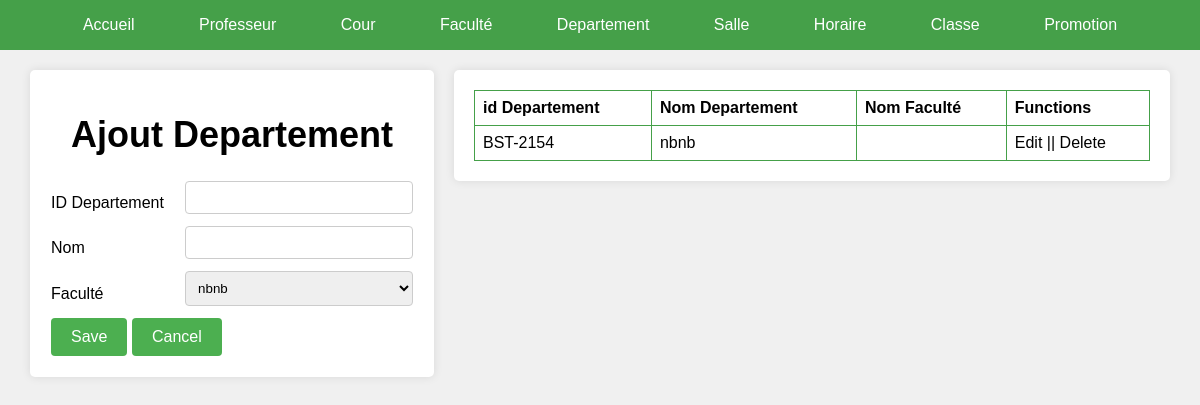
Before: /admin/GestionDepartement/Departement.php with the older database file.
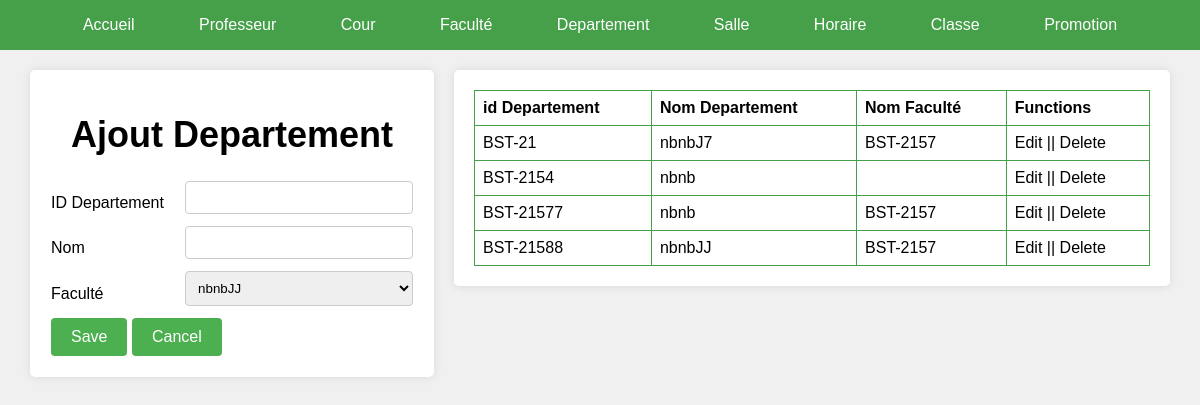
After: the same page with the newer database file.
### tables this page shows
CREATE TABLE `departement` (
  `idDepartement` varchar(20) NOT NULL,
  `nom` text NOT NULL,
  `Faculte` varchar(20) NOT NULL
);

### admin/GestionDepartement/Departement.php (the view, shortened to what this page needs)
<!DOCTYPE html>
<html>
<head>
</head>
<body>
<?php
    include("../Menu.php");
  ?>
  <div class="wrapper">
    <div class="form">
        <form method="POST">
        <h1>Ajout Departement</h1>
          <table>
            <tr>
              <td> ID Departement </td>
              <td><input type="text" name="id" /></td>
            </tr>
            <tr>
              <td> Nom</td>
              <td><input type="text" name="Nom" /></td>
            </tr>
            <tr>
              <td> Faculté</td>
              <td><select name="faculte"  >
                    <?php include '../../optionsFaculte.php'; ?>
                </select></td>
            </tr>
            <tr>
              <td colspan="2">
                <input type="submit" name="submit" value="Save" />
                <input type="reset" value="Cancel" />
              </td>
            </tr>
          </table>
        </form>
    </div>
    <div class="table">
    <table>
            <tr>
              <th>id Departement</th>
              <th>Nom Departement</th>
              <th>Nom Faculté</th>
              <th>Functions</th>
            </tr>
            <?php
                include("../connexion.php");
                $sql = "SELECT * FROM departement";
                $stmtSelect = $connexion->prepare($sql);
                $stmtSelect ->execute();
                $departements = $stmtSelect->fetchAll(PDO::FETCH_ASSOC);
                foreach($departements as $departement):
                ?>
            <tr>
                <td> <?php echo $departement['idDepartement'];?></td>
                <td><?php echo $departement['nom']; ?></td>
                <td><?php echo $departement['Faculte']; ?></td>
                <td>Edit || Delete</td>
            </tr>
            <?php
              endforeach;
            ?>
      </table>
      </div>
  </div>
</body>
</html>

Changed rows visible on the page:
added departement: idDepartement "BST-21", nom "nbnbJ7", Faculte "BST-2157"
added departement: idDepartement "BST-21577", nom "nbnb", Faculte "BST-2157"
added departement: idDepartement "BST-21588", nom "nbnbJJ", Faculte "BST-2157"
Other visible differences:
form field faculte: "nbnb" → "nbnbJJ"
